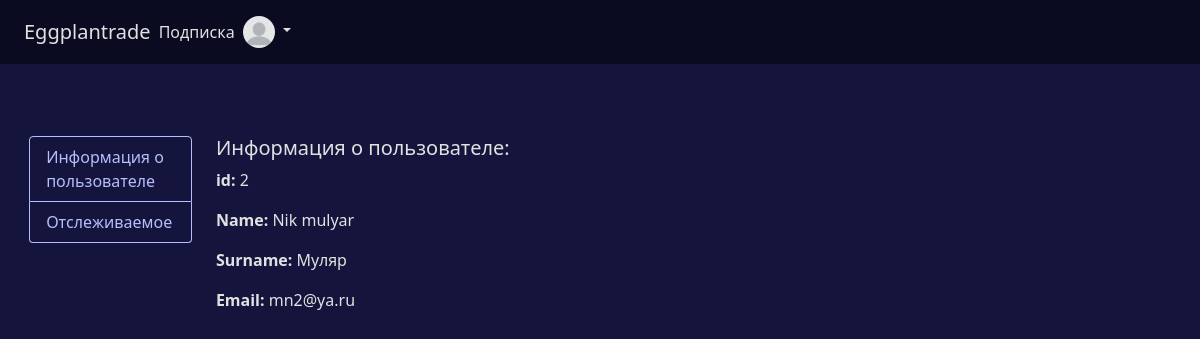
Page /user (signed in) on the committed database.
### data/users.py (models this page shows, shortened)
class User(SqlAlchemyBase, UserMixin):
    __tablename__ = 'users'
    id = sqlalchemy.Column(sqlalchemy.Integer, primary_key=True, autoincrement=True)
    surname = sqlalchemy.Column(sqlalchemy.String, nullable=True)
    name = sqlalchemy.Column(sqlalchemy.String, nullable=True)
    email = sqlalchemy.Column(sqlalchemy.String, unique=True, nullable=True)
    hashed_password = sqlalchemy.Column(sqlalchemy.String, nullable=True)

### main.py (the view)
@app.route('/user')
def user():
    db_sess = db_session.create_session()
    related_companies = db_sess.query(UserCompany).filter(UserCompany.user_id == current_user.id).all()
    all_companies = []
    for elem in related_companies:
        all_companies.append(db_sess.query(Company).filter(Company.id == elem.company_id).first())
    return render_template('user.html', all_companies=all_companies)

### data/db_session.py (called while the page is built)
def create_session() -> Session:
    global __factory
    return __factory()

### main.py (called while the page is built)
@login_manager.user_loader
def load_user(user_id):
    db_sess = db_session.create_session()
    q = db_sess.query(User).get(user_id)
    db_sess.close()
    return q

### templates/user.html (shortened to what this page needs)
{% extends "base.html" %}
  {% block content%}
    <main style="display: flex; color:#e5e8eb">
<div id="userr" >
    <div class="row mt-4" style="padding-left: 5%; padding-right: 35%;">
      <div class="col-6">
        <div class="list-group" id="list-tab" role="tablist" >
          <a class="list-group-item list-group-item-action active" id="list-home-list" data-bs-toggle="list" href="#user-info" role="tab" aria-controls="list-home">Информация о пользователе</a>
          <a class="list-group-item list-group-item-action" id="list-profile-list" data-bs-toggle="list" href="#tracking" role="tab" aria-controls="list-profile">Отслеживаемое</a>
        </div>
      </div>
      <div class="col-6">
        <div class="tab-content" id="nav-tabContent">
          <div class="tab-pane fade show active" id="user-info" role="tabpanel" aria-labelledby="list-home-list" style=" min-width: fit-content; margin-left: auto; width: max-content">
              <div>
                <h5>Информация о пользователе:</h5>
                <p><b>id: </b> {{current_user.id}}</p>
                <p><b>Name: </b> {{ current_user.name }}</p>
                <p><b>Surname: </b>{{ current_user.surname }}</p>
                <p><b>Email: </b>{{ current_user.email }}</p>
            </div>
          </div>
        </div>
      </div>
    </div>
</div>
    </main>
{%endblock%}

### static/css/st.css (style rules this page uses)
* { --text: #e1e1e1; --background: #15143d; --primary: #16107e; --secondary: #ceccfd; --accent: #7d8ce1; }
* { color: var(--text); }
body { background-color: var(--background); }
a, a:hover { text-decoration: none; color: var(--text); }
.header > a.btn, button, .list-group-item { border-color: #b5bffc !important; background-color: rgba(0, 0, 0, 0) !important; color: #b5bffc !important; }
#userr { padding-top: 7rem; }

### rows in the picture
User: id "2", name "Nik mulyar", surname "Муляр", email "mn2@ya.ru"
